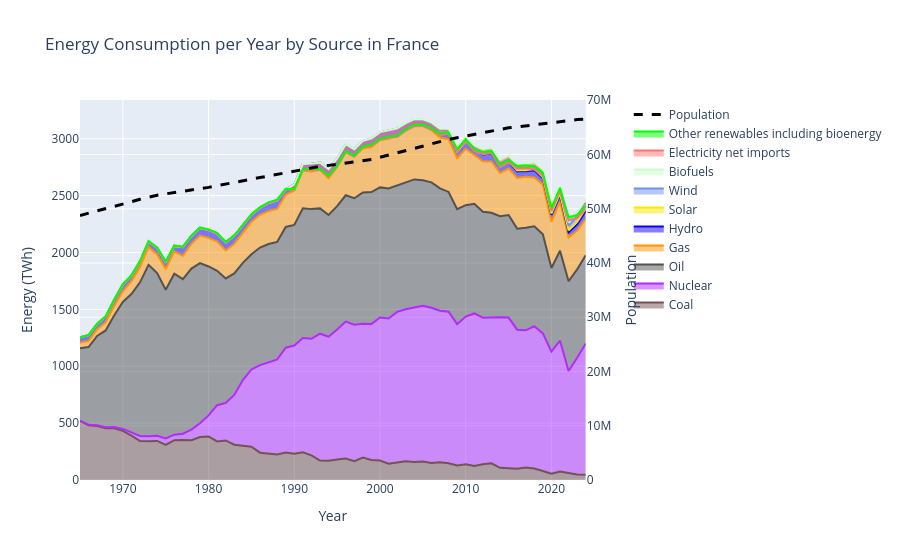

Notebook code for this chart:
### Code cell
import pandas as pd
import plotly.express as px
import plotly.graph_objects as go
from plotly.subplots import make_subplots

# 2. Opprett figur med støtte for sekundær y-akse (høyre side)
fig = make_subplots(specs=[[{'secondary_y': True}]])

# 1. Lag arealplottet
area_fig = px.area(
    data_frame=france.iloc[65:-1],
    x='year',
    y=[
        'coal_energy_twh',
        'nuclear_energy_twh',
        'oil_energy_twh',
        'gas_energy_twh',
        'hydro_energy_twh',
        'solar_energy_twh',
        'wind_energy_twh',
        'biofuels_energy_twh',
        'electricity_net_imports_twh',
        'other_renewables_including_bioenergy_energy_twh'
    ],
    labels={
        'value': 'Energy (TWh)',
        'variable': 'Source',
        'year': 'Year'
    },
    color_discrete_map={
        'coal_energy_twh': "#735353",
        'nuclear_energy_twh': "#B12BFF",
        'oil_energy_twh': "#525252",
        'gas_energy_twh': "#FF9500",
        'hydro_energy_twh': "#0D00FF",
        'solar_energy_twh': "#F8E804",
        'wind_energy_twh': "#7390EE",
        'biofuels_energy_twh': "#CDFECD",
        'electricity_net_imports_twh': "#FF7474",
        'other_renewables_including_bioenergy_energy_twh': "#00FF00"
    }
)

# 2. Legg til ALLE arealsporene på venstre y-akse
for trace in area_fig.data:
    fig.add_trace(trace, secondary_y=False)

fig.for_each_trace(lambda t: t.update(
    name=t.name.replace('_energy_twh', '').replace('_', ' ').replace('twh', '').replace('Electricity', '').strip().capitalize()
))

# Reverser rekkefølge i legend
fig.update_layout(
    legend=dict(
        traceorder='reversed'
    )
)

# 3. Lag populasjonsgrafen
line_fig = px.line(
    france.iloc[65:-1],
    x='year',
    y='population',
    markers=False
)

# 4. Gjør populasjonslinjen svart og stiplet
line_fig.update_traces(
    name='Population',
    showlegend=True,
    line=dict(
        color="#000000",
        width=3,
        dash='dash'
    )
)

fig.add_trace(line_fig.data[0], secondary_y=True)

# 5. Oppdater layout
fig.update_layout(
    title='Energy Consumption per Year by Source in France',
    hovermode='x unified'
)

# 6. Aksetitler og skala
fig.update_xaxes(title_text='Year')

fig.update_yaxes(
    title_text='Energy (TWh)',
    secondary_y=False
)

fig.update_yaxes(
    title_text='Population',
    secondary_y=True,
    rangemode='tozero'
)

# 7. Vis grafen
fig.show()

### Figure 1 — Plotly figure (JSON) as saved in the notebook; plotly's stock layout.template omitted (floating-point values rounded to 4 significant figures)
{"data": [{"fillpattern": {"shape": ""}, "hovertemplate": "Source=coal_energy_twh<br>Year=%{x}<br>Energy (TWh)=%{y}<extra></extra>", "legendgroup": "coal_energy_twh", "line": {"color": "#735353"}, "marker": {"symbol": "circle"}, "mode": "lines", "name": "Coal", "orientation": "v", "showlegend": true, "stackgroup": "1", "type": "scatter", "x": [1965, 1966, 1967, 1968, 1969, 1970, 1971, 1972, 1973, 1974, 1975, 1976, 1977, 1978, 1979, 1980, 1981, 1982, 1983, 1984, 1985, 1986, 1987, 1988, 1989, 1990, 1991, 1992, 1993, 1994, 1995, 1996, 1997, 1998, 1999, 2000, 2001, 2002, 2003, 2004, 2005, 2006, 2007, 2008, 2009, 2010, 2011, 2012, 2013, 2014, 2015, 2016, 2017, 2018, 2019, 2020, 2021, 2022, 2023, 2024], "xaxis": "x", "y": [518.7, 481.2, 474.8, 455.2, 455.0, 431.6, 390.0, 342.5, 340.8, 343.4, 309.3, 350.4, 352.7, 350.4, 377.1, 382.5, 338.6, 347.7, 310.3, 299.6, 292.6, 240.2, 229.5, 224.4, 242.3, 230.4, 244.2, 216.2, 170.4, 168.9, 179.9, 189.1, 166.2, 196.9, 176.5, 171.2, 144.0, 154.6, 163.8, 157.7, 162.7, 150.4, 155.6, 147.4, 128.6, 138.1, 123.7, 137.5, 146.1, 107.2, 102.3, 99.51, 109.0, 100.2, 79.42, 55.98, 75.11, 64.4, 49.2, 46.36], "yaxis": "y"}, {"fillpattern": {"shape": ""}, "hovertemplate": "Source=nuclear_energy_twh<br>Year=%{x}<br>Energy (TWh)=%{y}<extra></extra>", "legendgroup": "nuclear_energy_twh", "line": {"color": "#B12BFF"}, "marker": {"symbol": "circle"}, "mode": "lines", "name": "Nuclear", "orientation": "v", "showlegend": true, "stackgroup": "1", "type": "scatter", "x": [1965, 1966, 1967, 1968, 1969, 1970, 1971, 1972, 1973, 1974, 1975, 1976, 1977, 1978, 1979, 1980, 1981, 1982, 1983, 1984, 1985, 1986, 1987, 1988, 1989, 1990, 1991, 1992, 1993, 1994, 1995, 1996, 1997, 1998, 1999, 2000, 2001, 2002, 2003, 2004, 2005, 2006, 2007, 2008, 2009, 2010, 2011, 2012, 2013, 2014, 2015, 2016, 2017, 2018, 2019, 2020, 2021, 2022, 2023, 2024], "xaxis": "x", "y": [2.718, 4.227, 6.291, 9.348, 10.91, 17.31, 28.27, 44.22, 44.7, 44.58, 55.3, 47.81, 54.37, 92.28, 121.1, 185.6, 319.2, 330.1, 437.2, 579.5, 679.1, 770.2, 804.6, 834.9, 921.0, 951.8, 1004.0, 1026.0, 1116.0, 1091.0, 1143.0, 1204.0, 1198.0, 1176.0, 1195.0, 1258.0, 1276.0, 1324.0, 1337.0, 1358.0, 1368.0, 1364.0, 1333.0, 1332.0, 1242.0, 1299.0, 1341.0, 1289.0, 1284.0, 1323.0, 1326.0, 1222.0, 1207.0, 1251.0, 1209.0, 1072.0, 1150.0, 893.1, 1025.0, 1153.0], "yaxis": "y"}, {"fillpattern": {"shape": ""}, "hovertemplate": "Source=oil_energy_twh<br>Year=%{x}<br>Energy (TWh)=%{y}<extra></extra>", "legendgroup": "oil_energy_twh", "line": {"color": "#525252"}, "marker": {"symbol": "circle"}, "mode": "lines", "name": "Oil", "orientation": "v", "showlegend": true, "stackgroup": "1", "type": "scatter", "x": [1965, 1966, 1967, 1968, 1969, 1970, 1971, 1972, 1973, 1974, 1975, 1976, 1977, 1978, 1979, 1980, 1981, 1982, 1983, 1984, 1985, 1986, 1987, 1988, 1989, 1990, 1991, 1992, 1993, 1994, 1995, 1996, 1997, 1998, 1999, 2000, 2001, 2002, 2003, 2004, 2005, 2006, 2007, 2008, 2009, 2010, 2011, 2012, 2013, 2014, 2015, 2016, 2017, 2018, 2019, 2020, 2021, 2022, 2023, 2024], "xaxis": "x", "y": [637.3, 683.1, 784.8, 850.4, 982.7, 1116.0, 1217.0, 1351.0, 1506.0, 1431.0, 1308.0, 1415.0, 1359.0, 1416.0, 1409.0, 1309.0, 1182.0, 1094.0, 1068.0, 1030.0, 1013.0, 1033.0, 1040.0, 1034.0, 1062.0, 1060.0, 1141.0, 1140.0, 1102.0, 1070.0, 1085.0, 1110.0, 1112.0, 1156.0, 1160.0, 1143.0, 1142.0, 1113.0, 1117.0, 1127.0, 1104.0, 1102.0, 1076.0, 1053.0, 1011.0, 979.7, 964.3, 931.5, 919.6, 889.7, 902.2, 888.4, 902.0, 879.5, 872.3, 735.7, 791.0, 789.5, 777.8, 777.4], "yaxis": "y"}, {"fillpattern": {"shape": ""}, "hovertemplate": "Source=gas_energy_twh<br>Year=%{x}<br>Energy (TWh)=%{y}<extra></extra>", "legendgroup": "gas_energy_twh", "line": {"color": "#FF9500"}, "marker": {"symbol": "circle"}, "mode": "lines", "name": "Gas", "orientation": "v", "showlegend": true, "stackgroup": "1", "type": "scatter", "x": [1965, 1966, 1967, 1968, 1969, 1970, 1971, 1972, 1973, 1974, 1975, 1976, 1977, 1978, 1979, 1980, 1981, 1982, 1983, 1984, 1985, 1986, 1987, 1988, 1989, 1990, 1991, 1992, 1993, 1994, 1995, 1996, 1997, 1998, 1999, 2000, 2001, 2002, 2003, 2004, 2005, 2006, 2007, 2008, 2009, 2010, 2011, 2012, 2013, 2014, 2015, 2016, 2017, 2018, 2019, 2020, 2021, 2022, 2023, 2024], "xaxis": "x", "y": [50.05, 52.8, 60.34, 72.16, 83.85, 95.53, 113.2, 133.9, 157.0, 164.0, 182.9, 196.5, 205.1, 218.8, 242.4, 251.7, 255.7, 245.8, 261.8, 267.0, 285.8, 287.4, 290.8, 289.4, 283.1, 302.8, 331.7, 331.0, 338.5, 323.2, 344.0, 380.1, 364.5, 388.6, 396.2, 416.0, 436.7, 435.9, 457.3, 466.9, 477.1, 460.8, 447.6, 463.9, 447.3, 495.6, 430.2, 444.4, 451.4, 379.1, 407.5, 445.3, 447.7, 427.7, 435.7, 405.2, 430.1, 385.8, 340.1, 318.2], "yaxis": "y"}, {"fillpattern": {"shape": ""}, "hovertemplate": "Source=hydro_energy_twh<br>Year=%{x}<br>Energy (TWh)=%{y}<extra></extra>", "legendgroup": "hydro_energy_twh", "line": {"color": "#0D00FF"}, "marker": {"symbol": "circle"}, "mode": "lines", "name": "Hydro", "orientation": "v", "showlegend": true, "stackgroup": "1", "type": "scatter", "x": [1965, 1966, 1967, 1968, 1969, 1970, 1971, 1972, 1973, 1974, 1975, 1976, 1977, 1978, 1979, 1980, 1981, 1982, 1983, 1984, 1985, 1986, 1987, 1988, 1989, 1990, 1991, 1992, 1993, 1994, 1995, 1996, 1997, 1998, 1999, 2000, 2001, 2002, 2003, 2004, 2005, 2006, 2007, 2008, 2009, 2010, 2011, 2012, 2013, 2014, 2015, 2016, 2017, 2018, 2019, 2020, 2021, 2022, 2023, 2024], "xaxis": "x", "y": [46.88, 52.21, 45.38, 50.42, 52.94, 56.68, 48.86, 48.83, 47.7, 56.23, 60.11, 48.56, 76.32, 68.36, 66.42, 69.53, 72.2, 70.57, 69.44, 65.69, 61.92, 62.48, 70.5, 76.52, 46.64, 53.87, 57.6, 68.96, 64.89, 78.79, 73.12, 66.04, 63.76, 62.09, 72.51, 66.36, 74.27, 60.4, 58.94, 59.55, 51.48, 56.3, 57.6, 63.65, 56.99, 62.71, 44.85, 58.78, 70.84, 62.83, 54.56, 59.92, 48.96, 63.92, 56.03, 61.63, 58.57, 44.23, 54.96, 70.39], "yaxis": "y"}, {"fillpattern": {"shape": ""}, "hovertemplate": "Source=solar_energy_twh<br>Year=%{x}<br>Energy (TWh)=%{y}<extra></extra>", "legendgroup": "solar_energy_twh", "line": {"color": "#F8E804"}, "marker": {"symbol": "circle"}, "mode": "lines", "name": "Solar", "orientation": "v", "showlegend": true, "stackgroup": "1", "type": "scatter", "x": [1965, 1966, 1967, 1968, 1969, 1970, 1971, 1972, 1973, 1974, 1975, 1976, 1977, 1978, 1979, 1980, 1981, 1982, 1983, 1984, 1985, 1986, 1987, 1988, 1989, 1990, 1991, 1992, 1993, 1994, 1995, 1996, 1997, 1998, 1999, 2000, 2001, 2002, 2003, 2004, 2005, 2006, 2007, 2008, 2009, 2010, 2011, 2012, 2013, 2014, 2015, 2016, 2017, 2018, 2019, 2020, 2021, 2022, 2023, 2024], "xaxis": "x", "y": [0.0, 0.0, 0.0, 0.0, 0.0, 0.0, 0.0, 0.0, 0.0, 0.0, 0.0, 0.0, 0.0, 0.0, 0.0, 0.0, 0.0, 0.0, 0.0, 0.0, 0.0, 0.0, 0.0, 0.0, 0.0, 0.0, 0.0, 0.001488, 0.001683, 0.001878, 0.00204, 0.00265, 0.003407, 0.004089, 0.004547, 0.005223, 0.00616, 0.007103, 0.007767, 0.008448, 0.0105, 0.01191, 0.018, 0.042, 0.174, 0.62, 2.078, 4.016, 4.734, 5.913, 7.263, 8.165, 8.391, 10.68, 11.55, 12.62, 14.81, 18.88, 22.08, 24.32], "yaxis": "y"}, {"fillpattern": {"shape": ""}, "hovertemplate": "Source=wind_energy_twh<br>Year=%{x}<br>Energy (TWh)=%{y}<extra></extra>", "legendgroup": "wind_energy_twh", "line": {"color": "#7390EE"}, "marker": {"symbol": "circle"}, "mode": "lines", "name": "Wind", "orientation": "v", "showlegend": true, "stackgroup": "1", "type": "scatter", "x": [1965, 1966, 1967, 1968, 1969, 1970, 1971, 1972, 1973, 1974, 1975, 1976, 1977, 1978, 1979, 1980, 1981, 1982, 1983, 1984, 1985, 1986, 1987, 1988, 1989, 1990, 1991, 1992, 1993, 1994, 1995, 1996, 1997, 1998, 1999, 2000, 2001, 2002, 2003, 2004, 2005, 2006, 2007, 2008, 2009, 2010, 2011, 2012, 2013, 2014, 2015, 2016, 2017, 2018, 2019, 2020, 2021, 2022, 2023, 2024], "xaxis": "x", "y": [0.0, 0.0, 0.0, 0.0, 0.0, 0.0, 0.0, 0.0, 0.0, 0.0, 0.0, 0.0, 0.0, 0.0, 0.0, 0.0, 0.0, 0.0, 0.0, 0.0, 0.0, 0.0, 0.0, 0.0, 0.0, 0.0002715, 0.0004896, 0.0004896, 0.002402, 0.004704, 0.004714, 0.00743, 0.01113, 0.0195, 0.03694, 0.048, 0.131, 0.265, 0.388, 0.595, 0.962, 2.182, 4.07, 5.694, 7.912, 9.945, 12.56, 15.41, 16.39, 17.6, 21.78, 21.74, 25.04, 29.11, 35.35, 40.59, 37.55, 38.87, 51.36, 47.43], "yaxis": "y"}, {"fillpattern": {"shape": ""}, "hovertemplate": "Source=biofuels_energy_twh<br>Year=%{x}<br>Energy (TWh)=%{y}<extra></extra>", "legendgroup": "biofuels_energy_twh", "line": {"color": "#CDFECD"}, "marker": {"symbol": "circle"}, "mode": "lines", "name": "Biofuels", "orientation": "v", "showlegend": true, "stackgroup": "1", "type": "scatter", "x": [1965, 1966, 1967, 1968, 1969, 1970, 1971, 1972, 1973, 1974, 1975, 1976, 1977, 1978, 1979, 1980, 1981, 1982, 1983, 1984, 1985, 1986, 1987, 1988, 1989, 1990, 1991, 1992, 1993, 1994, 1995, 1996, 1997, 1998, 1999, 2000, 2001, 2002, 2003, 2004, 2005, 2006, 2007, 2008, 2009, 2010, 2011, 2012, 2013, 2014, 2015, 2016, 2017, 2018, 2019, 2020, 2021, 2022, 2023, 2024], "xaxis": "x", "y": [NaN, NaN, NaN, NaN, NaN, NaN, NaN, NaN, NaN, NaN, NaN, NaN, NaN, NaN, NaN, NaN, NaN, NaN, NaN, NaN, NaN, NaN, NaN, NaN, NaN, NaN, NaN, 0.07244, 0.3619, 1.094, 1.738, 2.605, 3.407, 2.925, 3.053, 3.65, 3.7, 3.88, 3.565, 3.888, 6.583, 7.973, 16.06, 26.07, 27.89, 27.33, 27.0, 29.56, 30.11, 32.46, 32.75, 32.95, 33.2, 32.83, 34.18, 24.97, 28.5, 31.0, 32.64, 34.14], "yaxis": "y"}, {"fillpattern": {"shape": ""}, "hovertemplate": "Source=electricity_net_imports_twh<br>Year=%{x}<br>Energy (TWh)=%{y}<extra></extra>", "legendgroup": "electricity_net_imports_twh", "line": {"color": "#FF7474"}, "marker": {"symbol": "circle"}, "mode": "lines", "name": "Electricity net imports", "orientation": "v", "showlegend": true, "stackgroup": "1", "type": "scatter", "x": [1965, 1966, 1967, 1968, 1969, 1970, 1971, 1972, 1973, 1974, 1975, 1976, 1977, 1978, 1979, 1980, 1981, 1982, 1983, 1984, 1985, 1986, 1987, 1988, 1989, 1990, 1991, 1992, 1993, 1994, 1995, 1996, 1997, 1998, 1999, 2000, 2001, 2002, 2003, 2004, 2005, 2006, 2007, 2008, 2009, 2010, 2011, 2012, 2013, 2014, 2015, 2016, 2017, 2018, 2019, 2020, 2021, 2022, 2023, 2024], "xaxis": "x", "y": [NaN, NaN, NaN, NaN, NaN, NaN, NaN, NaN, NaN, NaN, NaN, NaN, NaN, NaN, NaN, NaN, NaN, NaN, NaN, NaN, NaN, NaN, NaN, NaN, NaN, -45.44, -52.89, -53.8, -61.43, -63.17, -69.84, -68.81, -65.4, -57.56, -63.14, -69.48, -68.39, -77.03, -66.41, -61.91, -60.33, -63.34, -56.81, -47.99, -25.93, -30.71, -56.41, -44.52, -48.46, -67.19, -64.06, -41.5, -40.13, -62.97, -57.67, -45.04, -44.89, 14.94, -50.47, -89.98], "yaxis": "y"}, {"fillpattern": {"shape": ""}, "hovertemplate": "Source=other_renewables_including_bioenergy_energy_twh<br>Year=%{x}<br>Energy (TWh)=%{y}<extra></extra>", "legendgroup": "other_renewables_including_bioenergy_energy_twh", "line": {"color": "#00FF00"}, "marker": {"symbol": "circle"}, "mode": "lines", "name": "Other renewables including bioenergy", "orientation": "v", "showlegend": true, "stackgroup": "1", "type": "scatter", "x": [1965, 1966, 1967, 1968, 1969, 1970, 1971, 1972, 1973, 1974, 1975, 1976, 1977, 1978, 1979, 1980, 1981, 1982, 1983, 1984, 1985, 1986, 1987, 1988, 1989, 1990, 1991, 1992, 1993, 1994, 1995, 1996, 1997, 1998, 1999, 2000, 2001, 2002, 2003, 2004, 2005, 2006, 2007, 2008, 2009, 2010, 2011, 2012, 2013, 2014, 2015, 2016, 2017, 2018, 2019, 2020, 2021, 2022, 2023, 2024], "xaxis": "x", "y": [0.0, 1.182, 1.833, 2.806, 3.233, 4.152, 4.218, 4.592, 4.697, 4.779, 4.291, 4.039, 4.165, 4.298, 4.497, 4.458, 4.522, 4.628, 4.723, 4.916, 5.007, 5.039, 5.305, 5.373, 5.58, 5.797, 6.37, 6.467, 5.982, 6.536, 7.058, 7.342, 8.106, 8.039, 8.645, 9.048, 10.1, 10.72, 11.26, 11.46, 11.73, 11.64, 12.78, 13.44, 13.87, 14.9, 16.72, 17.45, 18.48, 19.95, 21.56, 23.4, 25.14, 26.21, 26.61, 26.8, 28.05, 29.92, 28.52, 29.51], "yaxis": "y"}, {"hovertemplate": "year=%{x}<br>population=%{y}<extra></extra>", "legendgroup": "", "line": {"color": "#000000", "dash": "dash", "width": 3}, "marker": {"symbol": "circle"}, "mode": "lines", "name": "Population", "orientation": "v", "showlegend": true, "type": "scatter", "x": [1965, 1966, 1967, 1968, 1969, 1970, 1971, 1972, 1973, 1974, 1975, 1976, 1977, 1978, 1979, 1980, 1981, 1982, 1983, 1984, 1985, 1986, 1987, 1988, 1989, 1990, 1991, 1992, 1993, 1994, 1995, 1996, 1997, 1998, 1999, 2000, 2001, 2002, 2003, 2004, 2005, 2006, 2007, 2008, 2009, 2010, 2011, 2012, 2013, 2014, 2015, 2016, 2017, 2018, 2019, 2020, 2021, 2022, 2023, 2024], "xaxis": "x", "y": [48770000.0, 49180000.0, 49570000.0, 49950000.0, 50360000.0, 50810000.0, 51290000.0, 51740000.0, 52160000.0, 52500000.0, 52750000.0, 52960000.0, 53200000.0, 53430000.0, 53660000.0, 53940000.0, 54260000.0, 54580000.0, 54890000.0, 55180000.0, 55470000.0, 55750000.0, 56050000.0, 56360000.0, 56690000.0, 56990000.0, 57270000.0, 57550000.0, 57800000.0, 58000000.0, 58190000.0, 58380000.0, 58570000.0, 58780000.0, 59080000.0, 59480000.0, 59910000.0, 60330000.0, 60740000.0, 61180000.0, 61630000.0, 62050000.0, 62430000.0, 62780000.0, 63110000.0, 63420000.0, 63730000.0, 64060000.0, 64390000.0, 64690000.0, 64920000.0, 65090000.0, 65280000.0, 65520000.0, 65730000.0, 65910000.0, 66080000.0, 66280000.0, 66440000.0, 66550000.0], "yaxis": "y2"}], "layout": {"hovermode": "x unified", "legend": {"traceorder": "reversed"}, "title": {"text": "Energy Consumption per Year by Source in France"}, "xaxis": {"anchor": "y", "domain": [0, 0.94], "title": {"text": "Year"}}, "yaxis": {"anchor": "x", "domain": [0, 1], "title": {"text": "Energy (TWh)"}}, "yaxis2": {"anchor": "x", "overlaying": "y", "rangemode": "tozero", "side": "right", "title": {"text": "Population"}}}}
